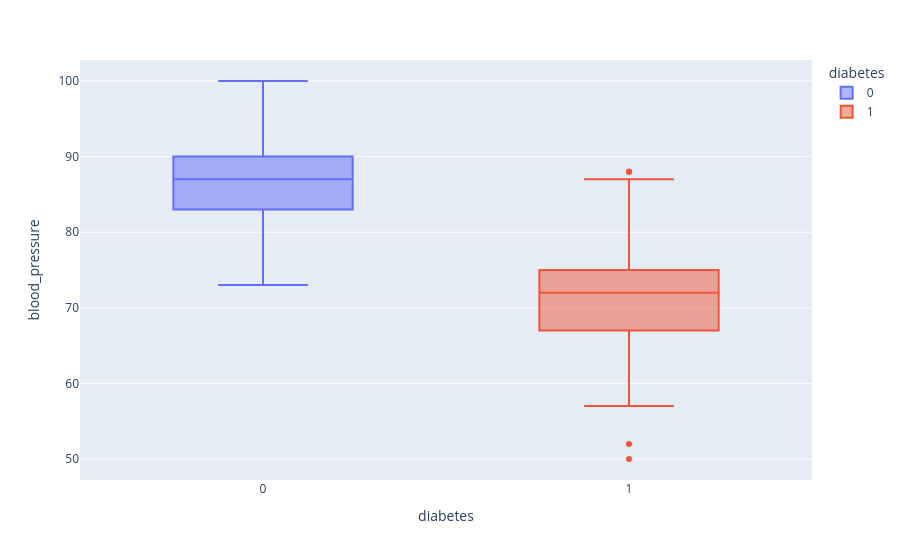

This figure's notebook cell:
### Code cell
px.box(df, x='diabetes', y='blood_pressure', color='diabetes')

### Figure 1 — Plotly figure (JSON) as saved in the notebook; plotly's stock layout.template omitted (floating-point values rounded to 4 significant figures; data arrays with more than 128 entries replaced by an {"elided": "..."} marker saying what was removed)
{"data": [{"alignmentgroup": "True", "hovertemplate": "diabetes=%{x}<br>blood_pressure=%{y}<extra></extra>", "legendgroup": "0", "marker": {"color": "#636efa"}, "name": "0", "notched": false, "offsetgroup": "0", "orientation": "v", "showlegend": true, "type": "box", "x": {"elided": "497 int values"}, "x0": " ", "xaxis": "x", "y": {"elided": "497 int values"}, "y0": " ", "yaxis": "y"}, {"alignmentgroup": "True", "hovertemplate": "diabetes=%{x}<br>blood_pressure=%{y}<extra></extra>", "legendgroup": "1", "marker": {"color": "#EF553B"}, "name": "1", "notched": false, "offsetgroup": "1", "orientation": "v", "showlegend": true, "type": "box", "x": {"elided": "498 int values"}, "x0": " ", "xaxis": "x", "y": {"elided": "498 int values"}, "y0": " ", "yaxis": "y"}], "layout": {"boxmode": "overlay", "legend": {"title": {"text": "diabetes"}, "tracegroupgap": 0}, "margin": {"t": 60}, "xaxis": {"anchor": "y", "categoryarray": [0, 1], "categoryorder": "array", "domain": [0, 1], "title": {"text": "diabetes"}}, "yaxis": {"anchor": "x", "domain": [0, 1], "title": {"text": "blood_pressure"}}}}
